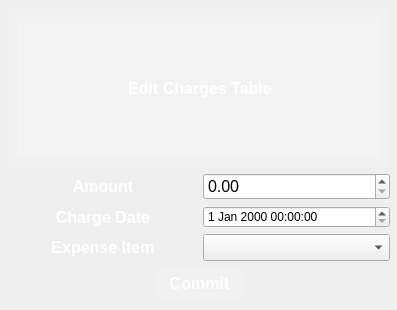
<?xml version="1.0" encoding="UTF-8"?>
<ui version="4.0">
 <class>ChargesEditDialog</class>
 <widget class="QDialog" name="ChargesEditDialog">
  <property name="geometry">
   <rect>
    <x>0</x>
    <y>0</y>
    <width>397</width>
    <height>310</height>
   </rect>
  </property>
  <property name="windowTitle">
   <string>Dialog</string>
  </property>
  <property name="styleSheet">
   <string notr="true">
#ChargesEditDialog {
position:absolute;
  top:0;
  right:0;
  bottom:0;
  left:0;


background: qradialgradient(cx:0.3, cy:0.86, radius:1, fx:0.3, fy:0.86, stop:0 rgba(255,255,255,0.03), stop:0.08 rgba(255,255,255,0.03), stop:0.08 transparent, stop:0.92 transparent), 
              qradialgradient(cx:0.55, cy:1, radius:1, fx:0.55, fy:1, stop:0 rgba(255,255,255,0.03), stop:0.08 rgba(255,255,255,0.03), stop:0.08 transparent, stop:0.92 transparent), 
              qradialgradient(cx:0.4, cy:0.75, radius:1, fx:0.4, fy:0.75, stop:0 rgba(255,255,255,0.03), stop:0.06 rgba(255,255,255,0.03), stop:0.06 transparent, stop:0.94 transparent), 
              qradialgradient(cx:0.07, cy:0.99, radius:1, fx:0.07, fy:0.99, stop:0 rgba(255,255,255,0.03), stop:0.06 rgba(255,255,255,0.03), stop:0.06 transparent, stop:0.94 transparent), 
              qradialgradient(cx:0.69, cy:0.76, radius:1, fx:0.69, fy:0.76, stop:0 rgba(255,255,255,0.03), stop:0.06 rgba(255,255,255,0.03), stop:0.06 transparent, stop:0.94 transparent), 
              qradialgradient(cx:0.02, cy:0.35, radius:1, fx:0.02, fy:0.35, stop:0 rgba(255,255,255,0.03), stop:0.06 rgba(255,255,255,0.03), stop:0.06 transparent, stop:0.94 transparent), 
              qradialgradient(cx:0.14, cy:0.48, radius:1, fx:0.14, fy:0.48, stop:0 rgba(255,255,255,0.03), stop:0.06 rgba(255,255,255,0.03), stop:0.06 transparent, stop:0.94 transparent), 
              qradialgradient(cx:0.28, cy:0.87, radius:1, fx:0.28, fy:0.87, stop:0 rgba(255,255,255,0.04), stop:0.04 rgba(255,255,255,0.04), stop:0.04 transparent, stop:0.96 transparent), 
              qradialgradient(cx:0.65, cy:0.14, radius:1, fx:0.65, fy:0.14, stop:0 rgba(255,255,255,0.04), stop:0.04 rgba(255,255,255,0.04), stop:0.04 transparent, stop:0.96 transparent), 
              qradialgradient(cx:0.51, cy:0.36, radius:1, fx:0.51, fy:0.36, stop:0 rgba(255,255,255,0.04), stop:0.04 rgba(255,255,255,0.04), stop:0.04 transparent, stop:0.96 transparent), 
              qradialgradient(cx:0.06, cy:0.93, radius:1, fx:0.06, fy:0.93, stop:0 rgba(255,255,255,0.04), stop:0.04 rgba(255,255,255,0.04), stop:0.04 transparent, stop:0.96 transparent), 
              qlineargradient(x1:0, y1:0, x2:1, y2:1, stop:0 rgb(23, 233, 173), stop:1 rgb(29, 24, 208));
}</string>
  </property>
  <widget class="QWidget" name="verticalLayoutWidget">
   <property name="geometry">
    <rect>
     <x>9</x>
     <y>9</y>
     <width>381</width>
     <height>291</height>
    </rect>
   </property>
   <layout class="QVBoxLayout" name="verticalLayout">
    <item>
     <widget class="QWidget" name="horizontalWidget_3" native="true">
      <property name="styleSheet">
       <string notr="true">margin-top: 0px;
  border-top-left-radius: 3px;
  border-top-right-radius: 3px;
    color:#fff;
    padding:15px;
    text-align:center;
background: rgba(255,255,255,0.15);
    border-top: 1px solid rgba(255,255,255,0.2);
    border-left: 1px solid rgba(255,255,255,0.2);
height: 30%;</string>
      </property>
      <layout class="QHBoxLayout" name="horizontalLayout_4">
       <item>
        <widget class="QLabel" name="label">
         <property name="font">
          <font>
           <pointsize>12</pointsize>
           <weight>75</weight>
           <bold>true</bold>
          </font>
         </property>
         <property name="styleSheet">
          <string notr="true">color: white;</string>
         </property>
         <property name="text">
          <string>Edit Charges Table</string>
         </property>
         <property name="alignment">
          <set>Qt::AlignCenter</set>
         </property>
        </widget>
       </item>
      </layout>
     </widget>
    </item>
    <item>
     <layout class="QHBoxLayout" name="horizontalLayout">
      <item>
       <widget class="QLabel" name="label_2">
        <property name="font">
         <font>
          <pointsize>12</pointsize>
          <weight>75</weight>
          <bold>true</bold>
         </font>
        </property>
        <property name="styleSheet">
         <string notr="true">color: white;</string>
        </property>
        <property name="text">
         <string>Amount</string>
        </property>
        <property name="alignment">
         <set>Qt::AlignCenter</set>
        </property>
       </widget>
      </item>
      <item>
       <widget class="QDoubleSpinBox" name="amountValue">
        <property name="font">
         <font>
          <pointsize>12</pointsize>
         </font>
        </property>
        <property name="maximum">
         <double>99999.990000000005239</double>
        </property>
       </widget>
      </item>
     </layout>
    </item>
    <item>
     <layout class="QHBoxLayout" name="horizontalLayout_5">
      <item>
       <widget class="QLabel" name="label_3">
        <property name="font">
         <font>
          <pointsize>12</pointsize>
          <weight>75</weight>
          <bold>true</bold>
         </font>
        </property>
        <property name="styleSheet">
         <string notr="true">color: white;</string>
        </property>
        <property name="text">
         <string>Charge Date</string>
        </property>
        <property name="alignment">
         <set>Qt::AlignCenter</set>
        </property>
       </widget>
      </item>
      <item>
       <widget class="QDateTimeEdit" name="chargeDate"/>
      </item>
     </layout>
    </item>
    <item>
     <layout class="QHBoxLayout" name="horizontalLayout_6">
      <item>
       <widget class="QLabel" name="label_4">
        <property name="font">
         <font>
          <pointsize>12</pointsize>
          <weight>75</weight>
          <bold>true</bold>
         </font>
        </property>
        <property name="styleSheet">
         <string notr="true">color: white;</string>
        </property>
        <property name="text">
         <string>Expense Item</string>
        </property>
        <property name="alignment">
         <set>Qt::AlignCenter</set>
        </property>
       </widget>
      </item>
      <item>
       <widget class="QComboBox" name="expenseItem">
        <property name="font">
         <font>
          <pointsize>12</pointsize>
         </font>
        </property>
       </widget>
      </item>
     </layout>
    </item>
    <item>
     <layout class="QHBoxLayout" name="horizontalLayout_3">
      <item>
       <spacer name="horizontalSpacer">
        <property name="orientation">
         <enum>Qt::Horizontal</enum>
        </property>
        <property name="sizeHint" stdset="0">
         <size>
          <width>40</width>
          <height>20</height>
         </size>
        </property>
       </spacer>
      </item>
      <item>
       <widget class="QPushButton" name="commitButton">
        <property name="font">
         <font>
          <pointsize>12</pointsize>
          <weight>75</weight>
          <bold>true</bold>
         </font>
        </property>
        <property name="styleSheet">
         <string notr="true">background-color: rgba(255, 255, 255, 0.1);
border: none;
border-radius: 5px;
padding: 7px 14px;
color: white;</string>
        </property>
        <property name="text">
         <string>Commit</string>
        </property>
       </widget>
      </item>
      <item>
       <spacer name="horizontalSpacer_2">
        <property name="orientation">
         <enum>Qt::Horizontal</enum>
        </property>
        <property name="sizeHint" stdset="0">
         <size>
          <width>40</width>
          <height>20</height>
         </size>
        </property>
       </spacer>
      </item>
     </layout>
    </item>
   </layout>
  </widget>
 </widget>
 <resources/>
 <connections/>
</ui>
